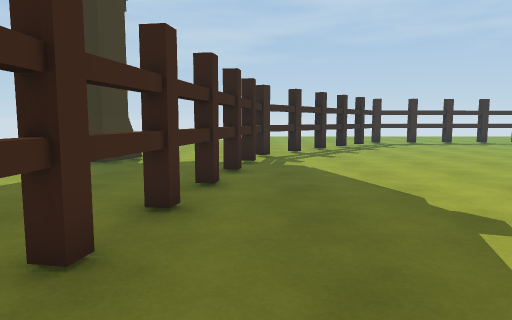
View 1 (above)

21 first-person views from a walk through a Unity game level. The camera is 1.2 m above the floor, tilts 6° down and sees 70° across. The floor is counted in squares, 1 m on a side. Each view is taken from the middle of a square. On the plan, view 1 faces up. The plan holds only what a view shows up to about 15 squares ahead; the rest is blank. The place goes on beyond the plan. The player is left out. Some animated figures are left out. Some surface patterns are stand-ins.

View 2
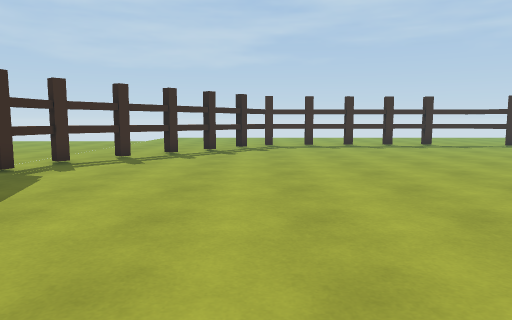

View 3
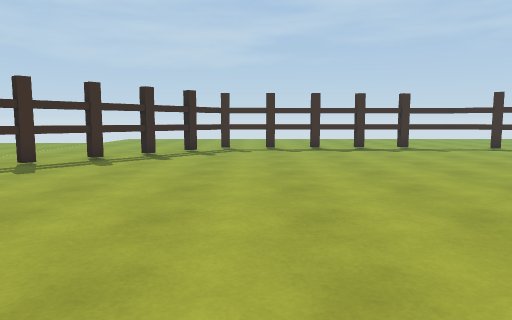

View 4
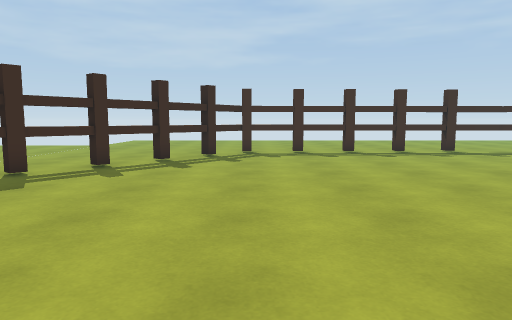

View 5
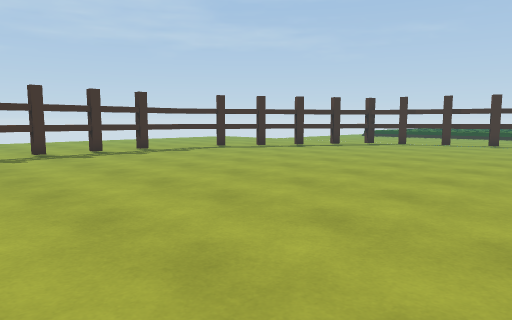

View 6
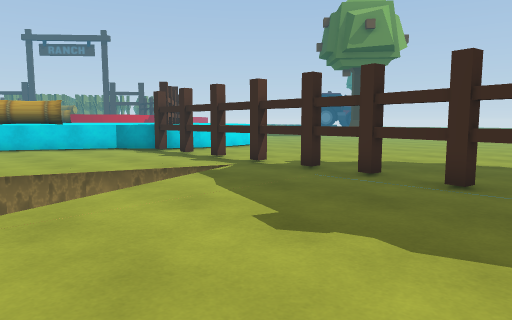

View 7
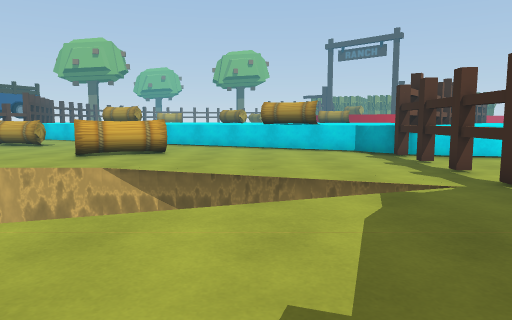

View 8
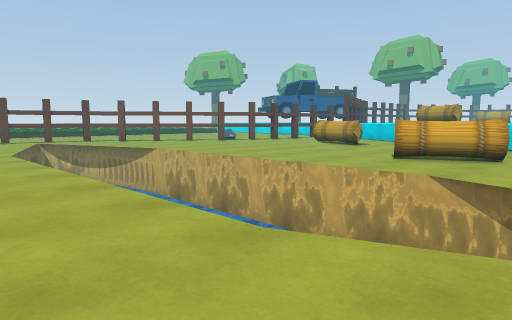

View 9
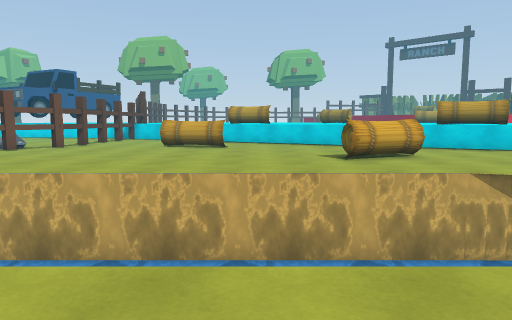

View 10
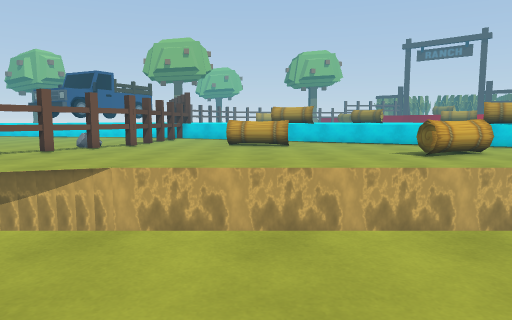

View 11
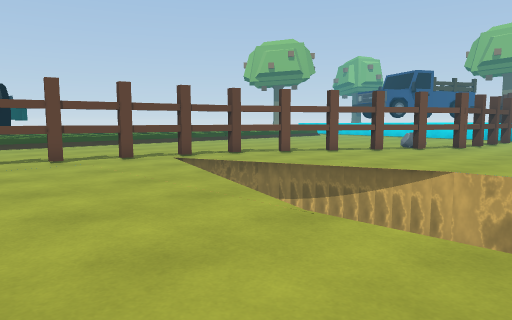

View 12
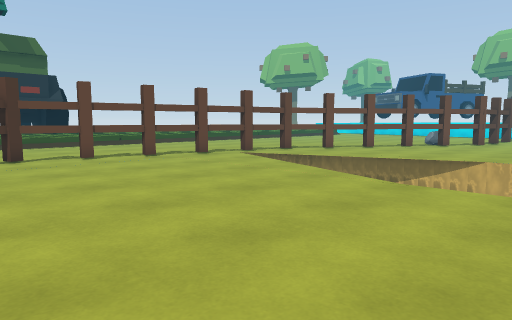

View 13
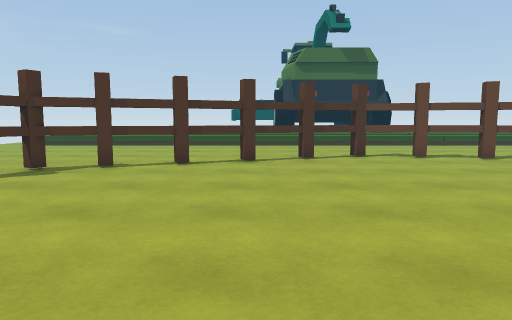

View 14
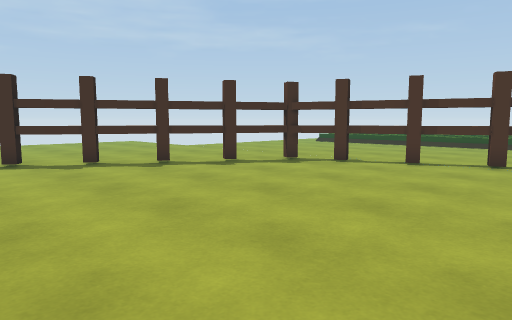

View 15
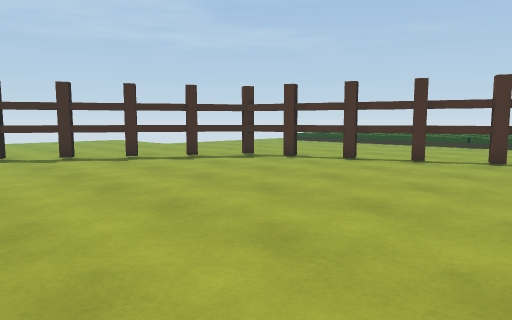

View 16
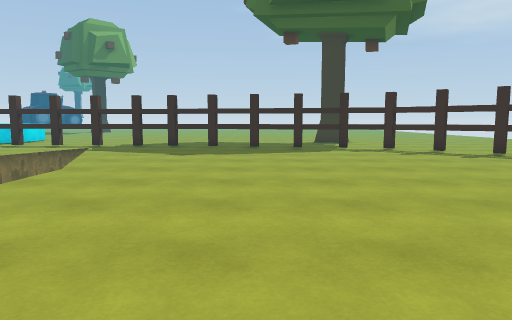

View 17
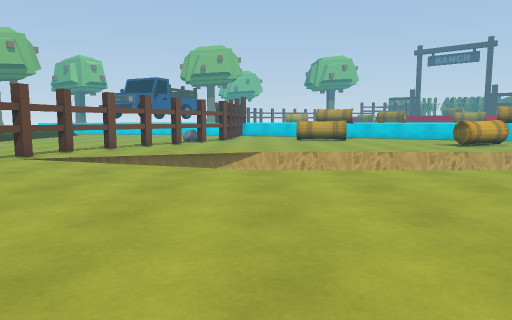

View 18
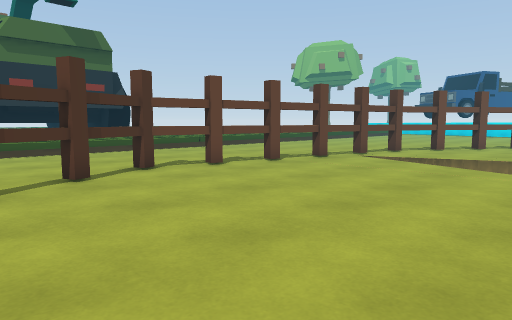

View 19
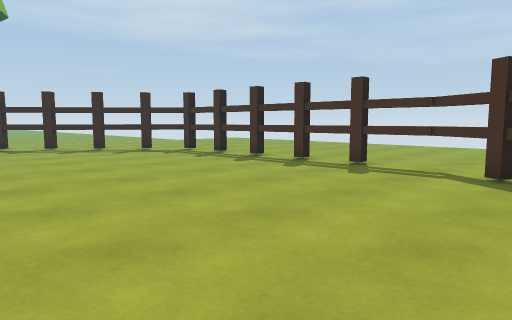

View 20
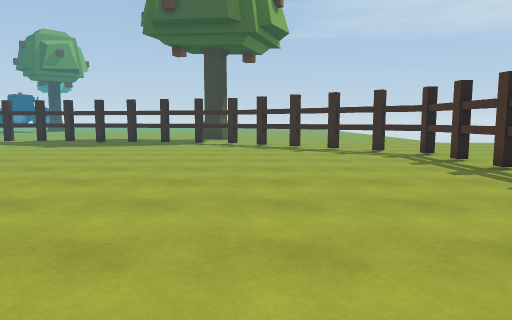

View 21
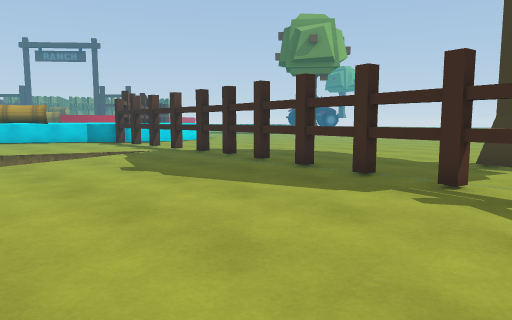

### Floor plan
Key: @ floor where view 1 was taken; # wall or solid block; . floor; = window, fence, low wall or low ledge; ≈ water the walk keeps out of; ^ raised ledge; T thing the floor can be seen under or through; R tree; H haystack.
Columns run from 4 left of view 1 to 29 right of it. Each row starts with its distance up from view 1.
 21           #  #.########
 20   ........####........##
 19   .......#.............###
 18   ......TT...............###
 17  ......TT..................##
 16  ..... T....................##
 15  .....T......................##
 14  ....T........................#
 13  ...T.........................#
 12 R...T.........................##
 11 R...T..........................#
 10 ....T..........................##
  9  ..T............................#
  8  ..T............................#
  7  ..T............................##
  6  ..T.............................#
  5  ..T............................##
  4  .T.............................#
  3  .T.............................#
  2  .T........≈≈≈≈≈≈≈≈≈≈≈≈≈........#
  1  .T.....≈≈               ≈≈....##
  0  .T.@≈≈                     ≈≈.#
 -1  .T.≈≈                       ≈≈#
 -2  .T....≈≈                 ≈≈...#
 -3  .T.......≈≈≈≈≈≈≈≈≈≈≈≈≈≈≈......#
 -4  .T...........................##
 -5  .T..........................##
 -6 ^.T..........H...............#
 -7  ^#........HHH..............##
 -8 ^#^^.......H ..............##
 -9    ^^....... ..............#
-10      ^^=..   .............##

Positions as (right, up) in squares from view 1, and headings:
1: (0, 0), facing up
2: (6, 2), facing up
3: (8, 4), facing up
4: (7, 6), facing up
5: (7, 6), facing up-right
6: (6, 7), facing down-left
7: (3, 6), facing down
8: (4, 5), facing down-right
9: (12, 5), facing down
10: (15, 6), facing down
11: (16, 6), facing down-right
12: (16, 9), facing down-right
13: (16, 10), facing right
14: (16, 8), facing up-right
15: (16, 6), facing up-right
16: (16, 7), facing left
17: (19, 11), facing down
18: (20, 11), facing down-right
19: (20, 11), facing up-left
20: (20, 14), facing left
21: (7, 13), facing down-left
